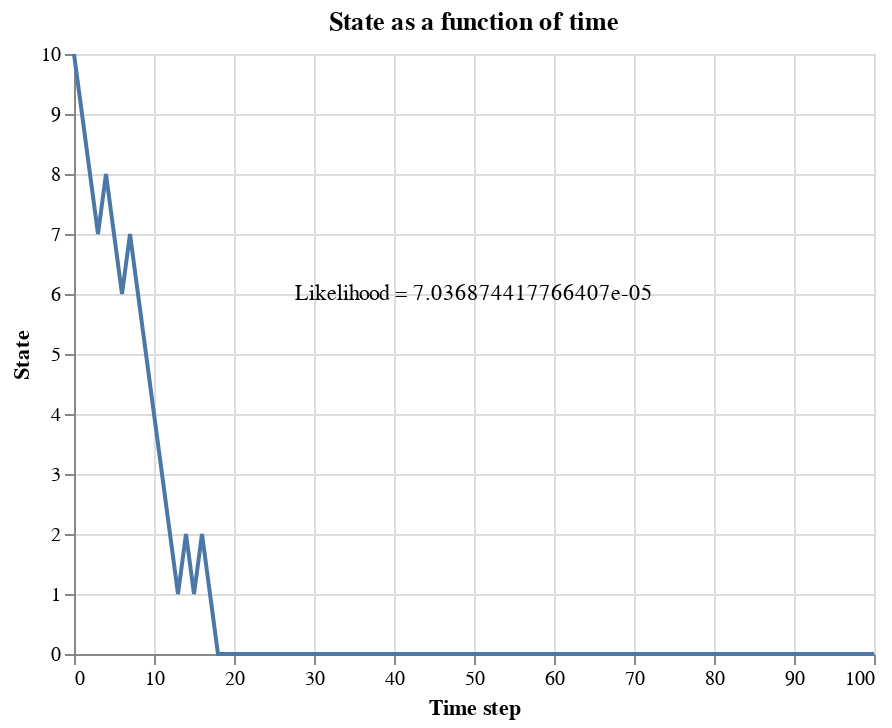

Here is the notebook cell this chart was saved with:
### Markdown cell above
The plot below shows the states taken as a function of time for a realized Markov chain under a policy of always going left and the likelihood of the observed sequence of transitions. The likelihood of each individual transition from state i to j is given in the transition matrix above.

### Code cell
always_left_df, always_left_likelihood = simulate_markov_chain(policy="left")

alt.Chart(always_left_df, title="State as a function of time").mark_line().encode(
    x='Time step',
    y='State'
) + alt.Chart({'values':[{'x': 50, 'y': 6}]}).mark_text(
    text='Likelihood = ' + str(always_left_likelihood)
).encode(
    x=alt.X('x:Q',
            title='Time step'), 
    y=alt.Y('y:Q',
            title='State')
)

### Figure 1 — Vega-Lite specification as saved in the notebook (floating-point values rounded to 4 significant figures)
{"config": {"view": {"continuousWidth": 400, "continuousHeight": 300}}, "layer": [{"data": {"name": "data-307bc5e5a59e19ead7c73d47e96ffa33"}, "mark": "line", "encoding": {"x": {"field": "Time step", "type": "quantitative"}, "y": {"field": "State", "type": "quantitative"}}, "title": "State as a function of time"}, {"data": {"name": "data-34fc9f8bffe3e84328cb9aa7dcb7dba1"}, "mark": {"type": "text", "text": "Likelihood = 7.036874417766407e-05"}, "encoding": {"x": {"field": "x", "title": "Time step", "type": "quantitative"}, "y": {"field": "y", "title": "State", "type": "quantitative"}}}], "$schema": "https://vega.github.io/schema/vega-lite/v4.17.0.json", "datasets": {"data-307bc5e5a59e19ead7c73d47e96ffa33": [{"Time step": 0, "State": 10}, {"Time step": 1, "State": 9}, {"Time step": 2, "State": 8}, {"Time step": 3, "State": 7}, {"Time step": 4, "State": 8}, {"Time step": 5, "State": 7}, {"Time step": 6, "State": 6}, {"Time step": 7, "State": 7}, {"Time step": 8, "State": 6}, {"Time step": 9, "State": 5}, {"Time step": 10, "State": 4}, {"Time step": 11, "State": 3}, {"Time step": 12, "State": 2}, {"Time step": 13, "State": 1}, {"Time step": 14, "State": 2}, {"Time step": 15, "State": 1}, {"Time step": 16, "State": 2}, {"Time step": 17, "State": 1}, {"Time step": 18, "State": 0}, {"Time step": 19, "State": 0}, {"Time step": 20, "State": 0}, {"Time step": 21, "State": 0}, {"Time step": 22, "State": 0}, {"Time step": 23, "State": 0}, {"Time step": 24, "State": 0}, {"Time step": 25, "State": 0}, {"Time step": 26, "State": 0}, {"Time step": 27, "State": 0}, {"Time step": 28, "State": 0}, {"Time step": 29, "State": 0}, {"Time step": 30, "State": 0}, {"Time step": 31, "State": 0}, {"Time step": 32, "State": 0}, {"Time step": 33, "State": 0}, {"Time step": 34, "State": 0}, {"Time step": 35, "State": 0}, {"Time step": 36, "State": 0}, {"Time step": 37, "State": 0}, {"Time step": 38, "State": 0}, {"Time step": 39, "State": 0}, {"Time step": 40, "State": 0}, {"Time step": 41, "State": 0}, {"Time step": 42, "State": 0}, {"Time step": 43, "State": 0}, {"Time step": 44, "State": 0}, {"Time step": 45, "State": 0}, {"Time step": 46, "State": 0}, {"Time step": 47, "State": 0}, {"Time step": 48, "State": 0}, {"Time step": 49, "State": 0}, {"Time step": 50, "State": 0}, {"Time step": 51, "State": 0}, {"Time step": 52, "State": 0}, {"Time step": 53, "State": 0}, {"Time step": 54, "State": 0}, {"Time step": 55, "State": 0}, {"Time step": 56, "State": 0}, {"Time step": 57, "State": 0}, {"Time step": 58, "State": 0}, {"Time step": 59, "State": 0}, {"Time step": 60, "State": 0}, {"Time step": 61, "State": 0}, {"Time step": 62, "State": 0}, {"Time step": 63, "State": 0}, {"Time step": 64, "State": 0}, {"Time step": 65, "State": 0}, {"Time step": 66, "State": 0}, {"Time step": 67, "State": 0}, {"Time step": 68, "State": 0}, {"Time step": 69, "State": 0}, {"Time step": 70, "State": 0}, {"Time step": 71, "State": 0}, {"Time step": 72, "State": 0}, {"Time step": 73, "State": 0}, {"Time step": 74, "State": 0}, {"Time step": 75, "State": 0}, {"Time step": 76, "State": 0}, {"Time step": 77, "State": 0}, {"Time step": 78, "State": 0}, {"Time step": 79, "State": 0}, {"Time step": 80, "State": 0}, {"Time step": 81, "State": 0}, {"Time step": 82, "State": 0}, {"Time step": 83, "State": 0}, {"Time step": 84, "State": 0}, {"Time step": 85, "State": 0}, {"Time step": 86, "State": 0}, {"Time step": 87, "State": 0}, {"Time step": 88, "State": 0}, {"Time step": 89, "State": 0}, {"Time step": 90, "State": 0}, {"Time step": 91, "State": 0}, {"Time step": 92, "State": 0}, {"Time step": 93, "State": 0}, {"Time step": 94, "State": 0}, {"Time step": 95, "State": 0}, {"Time step": 96, "State": 0}, {"Time step": 97, "State": 0}, {"Time step": 98, "State": 0}, {"Time step": 99, "State": 0}, {"Time step": 100, "State": 0}], "data-34fc9f8bffe3e84328cb9aa7dcb7dba1": [{"x": 50, "y": 6}]}}
